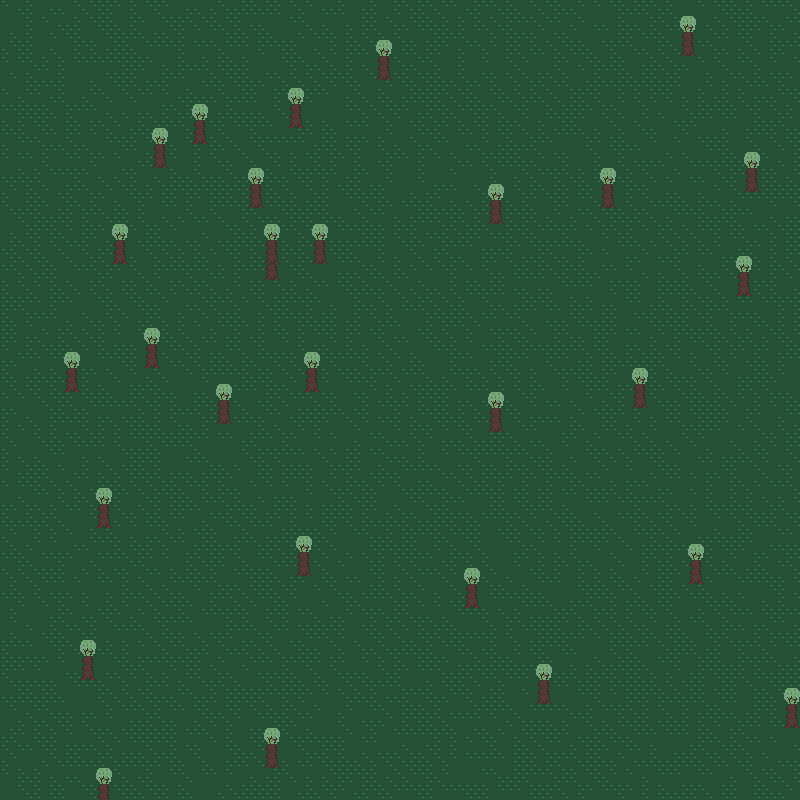

A 2D game scene composited from a Tiled map and its tileset images. What follows is a short description and the map's XML, with each tile layer's data collapsed to a summary:
An orthogonal 100x100 tile map with 8x8 px tiles, 1 tile layer (Kachelebene 1).

<map version="1.10" tiledversion="1.11.0" orientation="orthogonal" renderorder="right-down" width="100" height="100" tilewidth="8" tileheight="8" infinite="0" nextlayerid="2" nextobjectid="1">
 <editorsettings>
  <export target="map.csv" format="csv" />
 </editorsettings>
 <tileset firstgid="1" source="tiles.tsx" />
 <layer id="1" name="Kachelebene 1" width="100" height="100">
  <data>[10000 cells, 10000 non-empty, 10 distinct tile ids]</data>
 </layer>
</map>
